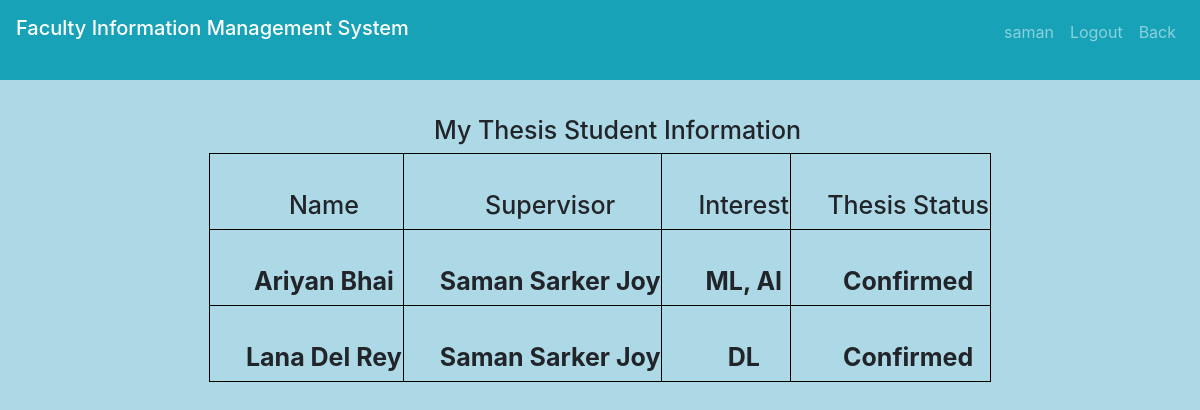
The app's page /currentYourThesis.php (signed in) with its own data.
### tables this page shows
CREATE TABLE `student_information` (
  `id` varchar(244) NOT NULL,
  `name` varchar(244) NOT NULL,
  `student_id` varchar(244) NOT NULL,
  `credits` varchar(244) NOT NULL,
  `dep` varchar(244) NOT NULL,
  `cgpa` varchar(244) NOT NULL,
  `dob` date NOT NULL,
  `supervisor` varchar(255) DEFAULT NULL,
  `thesis_status` varchar(255) DEFAULT NULL,
  `interest` varchar(255) DEFAULT NULL,
  `msg` varchar(255) DEFAULT NULL
);

### currentYourThesis.php (the view, shortened to what this page needs)
<?php include("header1.php"); ?>
<!DOCTYPE html>
<body>
  <body style='background-color: #ADD8E6'>
    <nav class="navbar navbar-expand-sm bg-info navbar-dark">
        <?php
        include("includes/connection.php");
        ?>
    </nav>
    <h3 style="text-align:center;padding-left:35px;padding-top:35px;color: black#A9A9A9;font-size:25px;">My Thesis Student Information</h3>
    <table class="center">
      <tr>
        <th>
          <h2 style="text-align:center;padding-left:35px;padding-top:35px;color: black#A9A9A9;font-size:25px;">Name</h3>
        </th>
        <th>
          <h2 style="text-align:center;padding-left:35px;padding-top:35px;color: black#A9A9A9;font-size:25px;">Supervisor</h3>
        </th>
        <th>
          <h2 style="text-align:center;padding-left:35px;padding-top:35px;color: black#A9A9A9;font-size:25px;">Interest</h3>
        </th>
        <th>
          <h2 style="text-align:center;padding-left:35px;padding-top:35px;color: black#A9A9A9;font-size:25px;">Thesis Status</h3>
        </th>
      </tr>
      <?php
      $uname = $_SESSION['FacultyLoginId'];
      $query = "select * from student_information where supervisor = (select name from faculty_information where id = '$uname') and thesis_status != '' and thesis_status is not NULL and thesis_status not like '%no%'";
      $query_run = mysqli_query($connect, $query);
      while ($data = mysqli_fetch_array($query_run)) {
      ?>
        <tr>
          <?php
          $t = $data['thesis_status'];
          $s = $data['supervisor'];
          if ($t == "" || $t == Null) {
            $t = "Not Confirmed Yet";
          } else {
            $t = "Confirmed";
          }
          ?>
          <th>
            <h3 style="text-align:center;padding-left:35px;padding-top:35px;color: black#A9A9A9;font-size:25px;"><?php echo "<b>" . $data['name'] . "</b>" ?></h3>
          </th>
          <th>
            <h3 style="text-align:center;padding-left:35px;padding-top:35px;color: black#A9A9A9;font-size:25px;"><?php echo "<b>" . $s . "</b>" ?></h3>
          </th>
          <th>
            <h3 style="text-align:center;padding-left:35px;padding-top:35px;color: black#A9A9A9;font-size:25px;"><?php echo "<b>" . $data['interest'] . "</b>" ?></h3>
          </th>
          <th>
            <h3 style="text-align:center;padding-left:35px;padding-top:35px;color: black#A9A9A9;font-size:25px;"><?php echo "<b>" . $t . "</b>" ?></h3>
          </th>
        </tr>
      <?php
      }
      ?>
    </table>
  </body>
  </html>

### currentYourThesis.php (style rules this page uses)
table, th, td { border: 1px solid black; }
.center { margin-left: auto; margin-right: auto; }

### records on screen
student_information: name "Ariyan Bhai", supervisor "Saman Sarker Joy", interest "ML, AI", thesis_status "Confirmed"
student_information: name "Lana Del Rey", supervisor "Saman Sarker Joy", interest "DL", thesis_status "Confirmed"

### other values on screen
$_SESSION['FacultyLoginId'] "saman"
